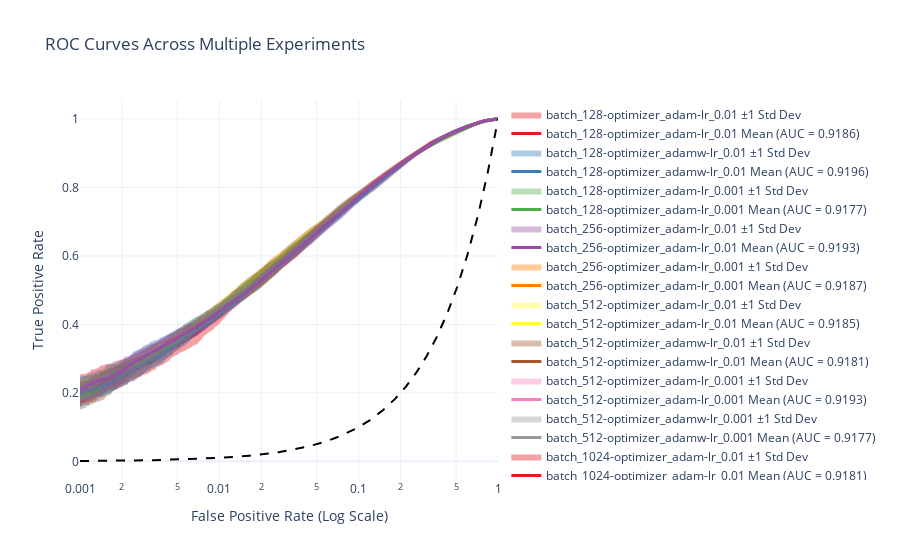

Write notebook code for a chart like this one.
### Code cell
fig = multi_exp_data_to_fig(filtered_multi_exp_data, 
                            show_std_in_legend=True, log_scale=True, resolution=1_000)
fig.show()

### Figure 1 — Plotly figure (JSON) as saved in the notebook; plotly's stock layout.template omitted (floating-point values rounded to 4 significant figures; data arrays with more than 128 entries replaced by an {"elided": "..."} marker saying what was removed)
{"data": [{"fill": "toself", "fillcolor": "rgba(228,26,28,0.4)", "line": {"color": "rgba(255,255,255,0)"}, "name": "batch_128-optimizer_adam-lr_0.01 ±1 Std Dev", "type": "scatter", "x": {"elided": "2000 float values"}, "y": {"elided": "2000 float values"}}, {"line": {"color": "rgb(228,26,28)", "width": 3}, "mode": "lines", "name": "batch_128-optimizer_adam-lr_0.01 Mean (AUC = 0.9186)", "type": "scatter", "x": {"elided": "1000 float values"}, "y": {"elided": "1000 float values"}}, {"fill": "toself", "fillcolor": "rgba(55,126,184,0.4)", "line": {"color": "rgba(255,255,255,0)"}, "name": "batch_128-optimizer_adamw-lr_0.01 ±1 Std Dev", "type": "scatter", "x": {"elided": "2000 float values"}, "y": {"elided": "2000 float values"}}, {"line": {"color": "rgb(55,126,184)", "width": 3}, "mode": "lines", "name": "batch_128-optimizer_adamw-lr_0.01 Mean (AUC = 0.9196)", "type": "scatter", "x": {"elided": "1000 float values"}, "y": {"elided": "1000 float values"}}, {"fill": "toself", "fillcolor": "rgba(77,175,74,0.4)", "line": {"color": "rgba(255,255,255,0)"}, "name": "batch_128-optimizer_adam-lr_0.001 ±1 Std Dev", "type": "scatter", "x": {"elided": "2000 float values"}, "y": {"elided": "2000 float values"}}, {"line": {"color": "rgb(77,175,74)", "width": 3}, "mode": "lines", "name": "batch_128-optimizer_adam-lr_0.001 Mean (AUC = 0.9177)", "type": "scatter", "x": {"elided": "1000 float values"}, "y": {"elided": "1000 float values"}}, {"fill": "toself", "fillcolor": "rgba(152,78,163,0.4)", "line": {"color": "rgba(255,255,255,0)"}, "name": "batch_256-optimizer_adam-lr_0.01 ±1 Std Dev", "type": "scatter", "x": {"elided": "2000 float values"}, "y": {"elided": "2000 float values"}}, {"line": {"color": "rgb(152,78,163)", "width": 3}, "mode": "lines", "name": "batch_256-optimizer_adam-lr_0.01 Mean (AUC = 0.9193)", "type": "scatter", "x": {"elided": "1000 float values"}, "y": {"elided": "1000 float values"}}, {"fill": "toself", "fillcolor": "rgba(255,127,0,0.4)", "line": {"color": "rgba(255,255,255,0)"}, "name": "batch_256-optimizer_adam-lr_0.001 ±1 Std Dev", "type": "scatter", "x": {"elided": "2000 float values"}, "y": {"elided": "2000 float values"}}, {"line": {"color": "rgb(255,127,0)", "width": 3}, "mode": "lines", "name": "batch_256-optimizer_adam-lr_0.001 Mean (AUC = 0.9187)", "type": "scatter", "x": {"elided": "1000 float values"}, "y": {"elided": "1000 float values"}}, {"fill": "toself", "fillcolor": "rgba(255,255,51,0.4)", "line": {"color": "rgba(255,255,255,0)"}, "name": "batch_512-optimizer_adam-lr_0.01 ±1 Std Dev", "type": "scatter", "x": {"elided": "2000 float values"}, "y": {"elided": "2000 float values"}}, {"line": {"color": "rgb(255,255,51)", "width": 3}, "mode": "lines", "name": "batch_512-optimizer_adam-lr_0.01 Mean (AUC = 0.9185)", "type": "scatter", "x": {"elided": "1000 float values"}, "y": {"elided": "1000 float values"}}, {"fill": "toself", "fillcolor": "rgba(166,86,40,0.4)", "line": {"color": "rgba(255,255,255,0)"}, "name": "batch_512-optimizer_adamw-lr_0.01 ±1 Std Dev", "type": "scatter", "x": {"elided": "2000 float values"}, "y": {"elided": "2000 float values"}}, {"line": {"color": "rgb(166,86,40)", "width": 3}, "mode": "lines", "name": "batch_512-optimizer_adamw-lr_0.01 Mean (AUC = 0.9181)", "type": "scatter", "x": {"elided": "1000 float values"}, "y": {"elided": "1000 float values"}}, {"fill": "toself", "fillcolor": "rgba(247,129,191,0.4)", "line": {"color": "rgba(255,255,255,0)"}, "name": "batch_512-optimizer_adam-lr_0.001 ±1 Std Dev", "type": "scatter", "x": {"elided": "2000 float values"}, "y": {"elided": "2000 float values"}}, {"line": {"color": "rgb(247,129,191)", "width": 3}, "mode": "lines", "name": "batch_512-optimizer_adam-lr_0.001 Mean (AUC = 0.9193)", "type": "scatter", "x": {"elided": "1000 float values"}, "y": {"elided": "1000 float values"}}, {"fill": "toself", "fillcolor": "rgba(153,153,153,0.4)", "line": {"color": "rgba(255,255,255,0)"}, "name": "batch_512-optimizer_adamw-lr_0.001 ±1 Std Dev", "type": "scatter", "x": {"elided": "2000 float values"}, "y": {"elided": "2000 float values"}}, {"line": {"color": "rgb(153,153,153)", "width": 3}, "mode": "lines", "name": "batch_512-optimizer_adamw-lr_0.001 Mean (AUC = 0.9177)", "type": "scatter", "x": {"elided": "1000 float values"}, "y": {"elided": "1000 float values"}}, {"fill": "toself", "fillcolor": "rgba(228,26,28,0.4)", "line": {"color": "rgba(255,255,255,0)"}, "name": "batch_1024-optimizer_adam-lr_0.01 ±1 Std Dev", "type": "scatter", "x": {"elided": "2000 float values"}, "y": {"elided": "2000 float values"}}, {"line": {"color": "rgb(228,26,28)", "width": 3}, "mode": "lines", "name": "batch_1024-optimizer_adam-lr_0.01 Mean (AUC = 0.9181)", "type": "scatter", "x": {"elided": "1000 float values"}, "y": {"elided": "1000 float values"}}, {"fill": "toself", "fillcolor": "rgba(55,126,184,0.4)", "line": {"color": "rgba(255,255,255,0)"}, "name": "batch_1024-optimizer_adamw-lr_0.01 ±1 Std Dev", "type": "scatter", "x": {"elided": "2000 float values"}, "y": {"elided": "2000 float values"}}, {"line": {"color": "rgb(55,126,184)", "width": 3}, "mode": "lines", "name": "batch_1024-optimizer_adamw-lr_0.01 Mean (AUC = 0.9169)", "type": "scatter", "x": {"elided": "1000 float values"}, "y": {"elided": "1000 float values"}}, {"fill": "toself", "fillcolor": "rgba(77,175,74,0.4)", "line": {"color": "rgba(255,255,255,0)"}, "name": "batch_1024-optimizer_adam-lr_0.001 ±1 Std Dev", "type": "scatter", "x": {"elided": "2000 float values"}, "y": {"elided": "2000 float values"}}, {"line": {"color": "rgb(77,175,74)", "width": 3}, "mode": "lines", "name": "batch_1024-optimizer_adam-lr_0.001 Mean (AUC = 0.9175)", "type": "scatter", "x": {"elided": "1000 float values"}, "y": {"elided": "1000 float values"}}, {"fill": "toself", "fillcolor": "rgba(152,78,163,0.4)", "line": {"color": "rgba(255,255,255,0)"}, "name": "batch_1024-optimizer_adamw-lr_0.001 ±1 Std Dev", "type": "scatter", "x": {"elided": "2000 float values"}, "y": {"elided": "2000 float values"}}, {"line": {"color": "rgb(152,78,163)", "width": 3}, "mode": "lines", "name": "batch_1024-optimizer_adamw-lr_0.001 Mean (AUC = 0.9176)", "type": "scatter", "x": {"elided": "1000 float values"}, "y": {"elided": "1000 float values"}}, {"line": {"color": "black", "dash": "dash"}, "mode": "lines", "name": "Random Guess", "type": "scatter", "x": {"elided": "1000 float values"}, "y": {"elided": "1000 float values"}}], "layout": {"title": {"text": "ROC Curves Across Multiple Experiments"}, "xaxis": {"title": {"text": "False Positive Rate (Log Scale)"}, "type": "log"}, "yaxis": {"title": {"text": "True Positive Rate"}}}}
